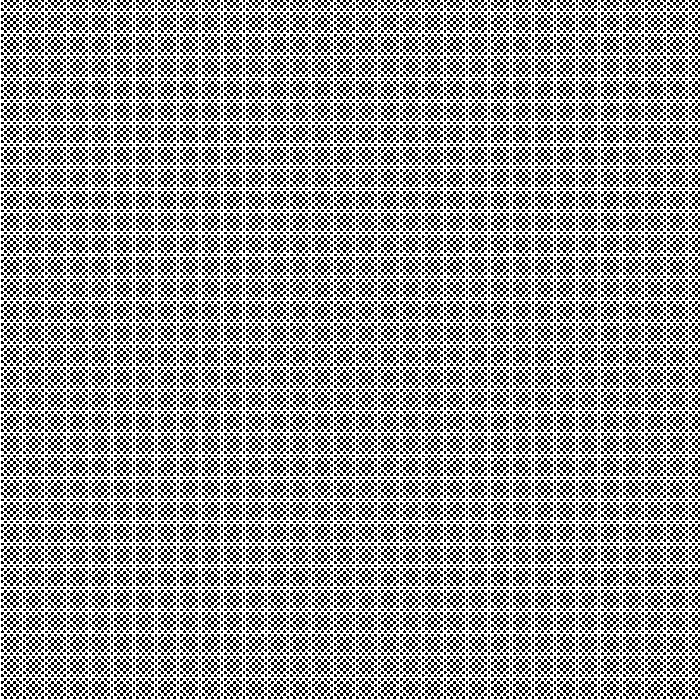
Frame 1 (no input)
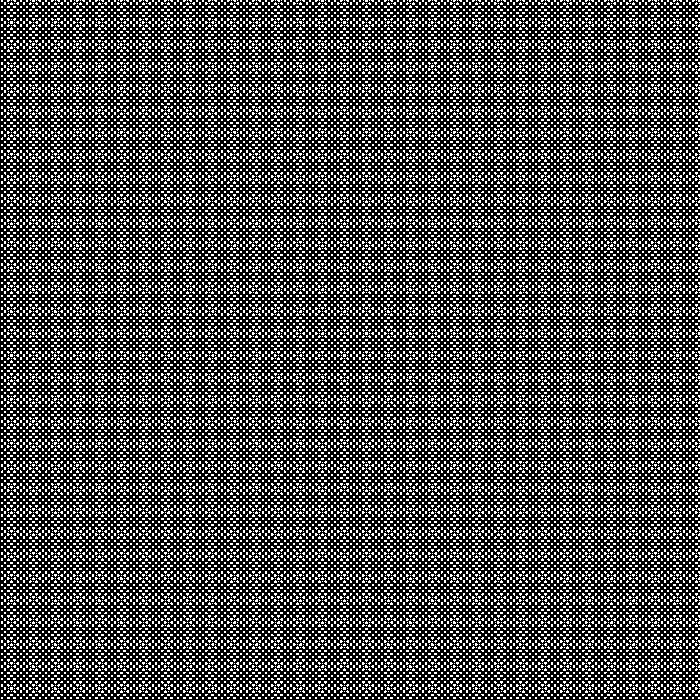
Frame 60 (the mouse pressed at the canvas centre just before this capture)
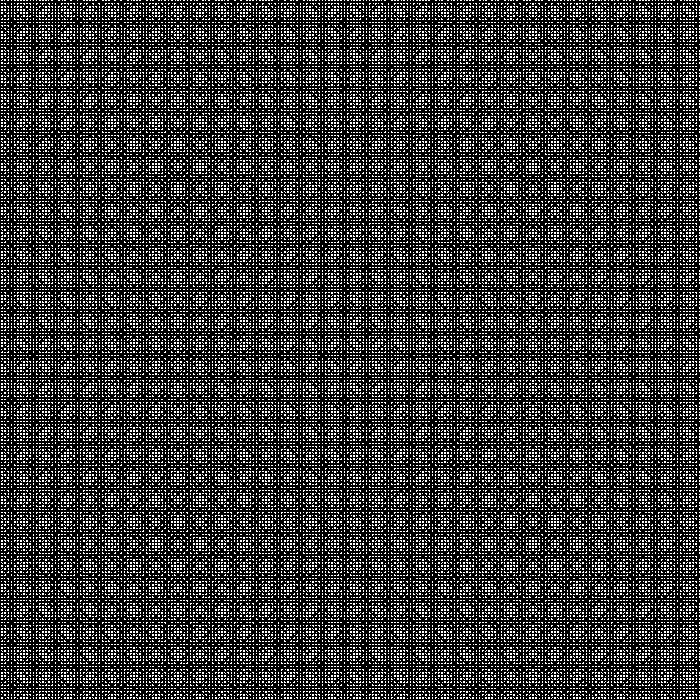
Frame 120 (the mouse held since frame 60 and released just before this capture)

The Processing sketch that drew these frames (run headless with seeded random() and noise(); from frame 60 on, the mouse is pressed at the canvas centre):

// Processing sketch: web
// ── web.pde
int hs[][];

void setup(){
  size(700,700);
  background(0);
  hs=new int[width][height];
}

void draw(){
  for(int y=0;y<height;y++){
    for(int x=0;x<width;x++){
      //float calc=pow((x-width/2)*(y-height/2),0.9); //---> The fuck ?!?!? Just beautifull !
      //float calc=pow(abs((x-width/2)*(y-height/2)),0.9); //---> The fuck ?!?!? Just beautifull !
//      float calc=pow(abs((x-width/2)*(y-height/2))+frameCount,0.9); //---> The fuck ?!?!? Just beautifull !
      //float calc= abs((x*0.1-width/2)*(y*0.1-height/2))+frameCount;
      //float calc= (x-width/2)*(y-height/2)*0.2+frameCount;
      //float calc= sin(x)*cos(y)+frameCount*0.1; //SHADOW PATTERN
      float calc= tan(sin(x)*cos(y)+frameCount*0.1); //SHADOW PATTERN
      //float calc=log(abs((x-width/2)*(y-height/2))+frameCount)*100;
      //float calc=log(abs((x-width/2)*(y-height/2))+frameCount)*1000;
      //float calc=log(abs((x-width/2)*(y-height/2))+frameCount)*1000;
      //float e=PI/2;
      //for(float e=0;e<=PI;e+=PI/10) {
      //  calc+= pow(abs(sin(e)*(x-height/2)+cos(e)*(y-height/2))+sin(frameCount)*2, 0.1);
      //}
      color c = color(sin(calc)>0?255:0);
      set(x,y,c);
    }
  }
}
